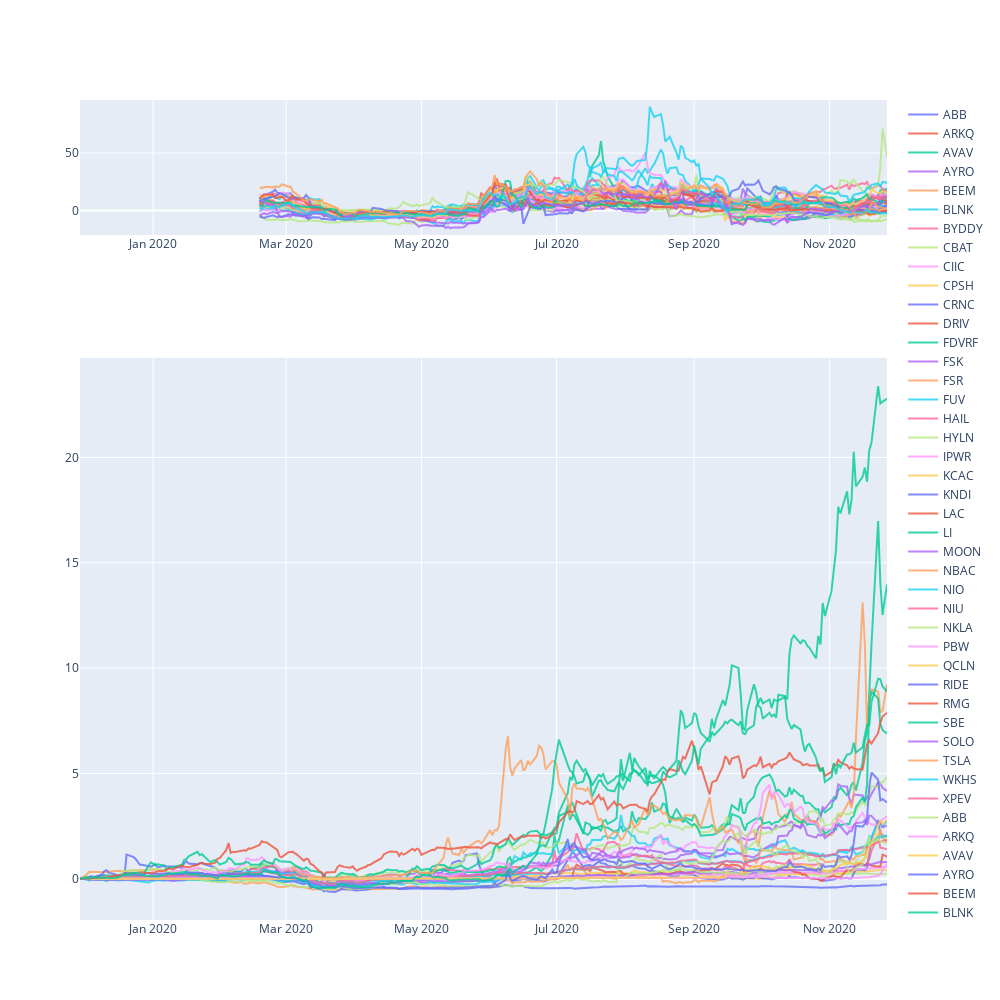

This figure's notebook cell:
### Code cell
retrun_df = df['RollingReturn']
std_df = df['RollingStd']
close_px = df['Return']
fig = make_subplots(specs=[[{"secondary_y": True}]])

fig = make_subplots(rows=2,cols=1,row_heights=[0.6, 2.5])
fig.update_layout( autosize=True,xaxis_rangeslider_visible=False,width=1000, height=1000)

for symbol in retrun_df.columns:
    fig.add_trace(go.Scatter(mode='lines', x=retrun_df.index, y=retrun_df[symbol]/std_df[symbol], name=symbol, opacity=0.8,
                                 line=dict()))


for symbol in retrun_df.columns:
    fig.add_trace(go.Scatter(mode='lines', x=retrun_df.index, y=close_px[symbol], name=symbol, opacity=0.8,
                                 line=dict()),row=2, col=1)



fig.show()

### Figure 1 — Plotly figure (JSON) as saved in the notebook; plotly's stock layout.template omitted (floating-point values rounded to 4 significant figures; data arrays with more than 128 entries replaced by an {"elided": "..."} marker saying what was removed)
{"data": [{"mode": "lines", "name": "ABB", "opacity": 0.8, "type": "scatter", "x": {"elided": "252 str values"}, "y": {"elided": "252 float values"}}, {"mode": "lines", "name": "ARKQ", "opacity": 0.8, "type": "scatter", "x": {"elided": "252 str values"}, "y": {"elided": "252 float values"}}, {"mode": "lines", "name": "AVAV", "opacity": 0.8, "type": "scatter", "x": {"elided": "252 str values"}, "y": {"elided": "252 float values"}}, {"mode": "lines", "name": "AYRO", "opacity": 0.8, "type": "scatter", "x": {"elided": "252 str values"}, "y": {"elided": "252 float values"}}, {"mode": "lines", "name": "BEEM", "opacity": 0.8, "type": "scatter", "x": {"elided": "252 str values"}, "y": {"elided": "252 float values"}}, {"mode": "lines", "name": "BLNK", "opacity": 0.8, "type": "scatter", "x": {"elided": "252 str values"}, "y": {"elided": "252 float values"}}, {"mode": "lines", "name": "BYDDY", "opacity": 0.8, "type": "scatter", "x": {"elided": "252 str values"}, "y": {"elided": "252 float values"}}, {"mode": "lines", "name": "CBAT", "opacity": 0.8, "type": "scatter", "x": {"elided": "252 str values"}, "y": {"elided": "252 float values"}}, {"mode": "lines", "name": "CIIC", "opacity": 0.8, "type": "scatter", "x": {"elided": "252 str values"}, "y": {"elided": "252 float values"}}, {"mode": "lines", "name": "CPSH", "opacity": 0.8, "type": "scatter", "x": {"elided": "252 str values"}, "y": {"elided": "252 float values"}}, {"mode": "lines", "name": "CRNC", "opacity": 0.8, "type": "scatter", "x": {"elided": "252 str values"}, "y": {"elided": "252 float values"}}, {"mode": "lines", "name": "DRIV", "opacity": 0.8, "type": "scatter", "x": {"elided": "252 str values"}, "y": {"elided": "252 float values"}}, {"mode": "lines", "name": "FDVRF", "opacity": 0.8, "type": "scatter", "x": {"elided": "252 str values"}, "y": {"elided": "252 float values"}}, {"mode": "lines", "name": "FSK", "opacity": 0.8, "type": "scatter", "x": {"elided": "252 str values"}, "y": {"elided": "252 float values"}}, {"mode": "lines", "name": "FSR", "opacity": 0.8, "type": "scatter", "x": {"elided": "252 str values"}, "y": {"elided": "252 float values"}}, {"mode": "lines", "name": "FUV", "opacity": 0.8, "type": "scatter", "x": {"elided": "252 str values"}, "y": {"elided": "252 float values"}}, {"mode": "lines", "name": "HAIL", "opacity": 0.8, "type": "scatter", "x": {"elided": "252 str values"}, "y": {"elided": "252 float values"}}, {"mode": "lines", "name": "HYLN", "opacity": 0.8, "type": "scatter", "x": {"elided": "252 str values"}, "y": {"elided": "252 float values"}}, {"mode": "lines", "name": "IPWR", "opacity": 0.8, "type": "scatter", "x": {"elided": "252 str values"}, "y": {"elided": "252 float values"}}, {"mode": "lines", "name": "KCAC", "opacity": 0.8, "type": "scatter", "x": {"elided": "252 str values"}, "y": {"elided": "252 float values"}}, {"mode": "lines", "name": "KNDI", "opacity": 0.8, "type": "scatter", "x": {"elided": "252 str values"}, "y": {"elided": "252 float values"}}, {"mode": "lines", "name": "LAC", "opacity": 0.8, "type": "scatter", "x": {"elided": "252 str values"}, "y": {"elided": "252 float values"}}, {"mode": "lines", "name": "LI", "opacity": 0.8, "type": "scatter", "x": {"elided": "252 str values"}, "y": {"elided": "252 float values"}}, {"mode": "lines", "name": "MOON", "opacity": 0.8, "type": "scatter", "x": {"elided": "252 str values"}, "y": {"elided": "252 null values"}}, {"mode": "lines", "name": "NBAC", "opacity": 0.8, "type": "scatter", "x": {"elided": "252 str values"}, "y": {"elided": "252 float values"}}, {"mode": "lines", "name": "NIO", "opacity": 0.8, "type": "scatter", "x": {"elided": "252 str values"}, "y": {"elided": "252 float values"}}, {"mode": "lines", "name": "NIU", "opacity": 0.8, "type": "scatter", "x": {"elided": "252 str values"}, "y": {"elided": "252 float values"}}, {"mode": "lines", "name": "NKLA", "opacity": 0.8, "type": "scatter", "x": {"elided": "252 str values"}, "y": {"elided": "252 float values"}}, {"mode": "lines", "name": "PBW", "opacity": 0.8, "type": "scatter", "x": {"elided": "252 str values"}, "y": {"elided": "252 float values"}}, {"mode": "lines", "name": "QCLN", "opacity": 0.8, "type": "scatter", "x": {"elided": "252 str values"}, "y": {"elided": "252 float values"}}, {"mode": "lines", "name": "RIDE", "opacity": 0.8, "type": "scatter", "x": {"elided": "252 str values"}, "y": {"elided": "252 float values"}}, {"mode": "lines", "name": "RMG", "opacity": 0.8, "type": "scatter", "x": {"elided": "252 str values"}, "y": {"elided": "252 float values"}}, {"mode": "lines", "name": "SBE", "opacity": 0.8, "type": "scatter", "x": {"elided": "252 str values"}, "y": {"elided": "252 float values"}}, {"mode": "lines", "name": "SOLO", "opacity": 0.8, "type": "scatter", "x": {"elided": "252 str values"}, "y": {"elided": "252 float values"}}, {"mode": "lines", "name": "TSLA", "opacity": 0.8, "type": "scatter", "x": {"elided": "252 str values"}, "y": {"elided": "252 float values"}}, {"mode": "lines", "name": "WKHS", "opacity": 0.8, "type": "scatter", "x": {"elided": "252 str values"}, "y": {"elided": "252 float values"}}, {"mode": "lines", "name": "XPEV", "opacity": 0.8, "type": "scatter", "x": {"elided": "252 str values"}, "y": {"elided": "252 float values"}}, {"mode": "lines", "name": "ABB", "opacity": 0.8, "type": "scatter", "x": {"elided": "252 str values"}, "xaxis": "x2", "y": {"elided": "252 float values"}, "yaxis": "y2"}, {"mode": "lines", "name": "ARKQ", "opacity": 0.8, "type": "scatter", "x": {"elided": "252 str values"}, "xaxis": "x2", "y": {"elided": "252 null values"}, "yaxis": "y2"}, {"mode": "lines", "name": "AVAV", "opacity": 0.8, "type": "scatter", "x": {"elided": "252 str values"}, "xaxis": "x2", "y": {"elided": "252 float values"}, "yaxis": "y2"}, {"mode": "lines", "name": "AYRO", "opacity": 0.8, "type": "scatter", "x": {"elided": "252 str values"}, "xaxis": "x2", "y": {"elided": "252 float values"}, "yaxis": "y2"}, {"mode": "lines", "name": "BEEM", "opacity": 0.8, "type": "scatter", "x": {"elided": "252 str values"}, "xaxis": "x2", "y": {"elided": "252 null values"}, "yaxis": "y2"}, {"mode": "lines", "name": "BLNK", "opacity": 0.8, "type": "scatter", "x": {"elided": "252 str values"}, "xaxis": "x2", "y": {"elided": "252 float values"}, "yaxis": "y2"}, {"mode": "lines", "name": "BYDDY", "opacity": 0.8, "type": "scatter", "x": {"elided": "252 str values"}, "xaxis": "x2", "y": {"elided": "252 float values"}, "yaxis": "y2"}, {"mode": "lines", "name": "CBAT", "opacity": 0.8, "type": "scatter", "x": {"elided": "252 str values"}, "xaxis": "x2", "y": {"elided": "252 float values"}, "yaxis": "y2"}, {"mode": "lines", "name": "CIIC", "opacity": 0.8, "type": "scatter", "x": {"elided": "252 str values"}, "xaxis": "x2", "y": {"elided": "252 null values"}, "yaxis": "y2"}, {"mode": "lines", "name": "CPSH", "opacity": 0.8, "type": "scatter", "x": {"elided": "252 str values"}, "xaxis": "x2", "y": {"elided": "252 float values"}, "yaxis": "y2"}, {"mode": "lines", "name": "CRNC", "opacity": 0.8, "type": "scatter", "x": {"elided": "252 str values"}, "xaxis": "x2", "y": {"elided": "252 float values"}, "yaxis": "y2"}, {"mode": "lines", "name": "DRIV", "opacity": 0.8, "type": "scatter", "x": {"elided": "252 str values"}, "xaxis": "x2", "y": {"elided": "252 float values"}, "yaxis": "y2"}, {"mode": "lines", "name": "FDVRF", "opacity": 0.8, "type": "scatter", "x": {"elided": "252 str values"}, "xaxis": "x2", "y": {"elided": "252 null values"}, "yaxis": "y2"}, {"mode": "lines", "name": "FSK", "opacity": 0.8, "type": "scatter", "x": {"elided": "252 str values"}, "xaxis": "x2", "y": {"elided": "252 float values"}, "yaxis": "y2"}, {"mode": "lines", "name": "FSR", "opacity": 0.8, "type": "scatter", "x": {"elided": "252 str values"}, "xaxis": "x2", "y": {"elided": "252 float values"}, "yaxis": "y2"}, {"mode": "lines", "name": "FUV", "opacity": 0.8, "type": "scatter", "x": {"elided": "252 str values"}, "xaxis": "x2", "y": {"elided": "252 float values"}, "yaxis": "y2"}, {"mode": "lines", "name": "HAIL", "opacity": 0.8, "type": "scatter", "x": {"elided": "252 str values"}, "xaxis": "x2", "y": {"elided": "252 float values"}, "yaxis": "y2"}, {"mode": "lines", "name": "HYLN", "opacity": 0.8, "type": "scatter", "x": {"elided": "252 str values"}, "xaxis": "x2", "y": {"elided": "252 null values"}, "yaxis": "y2"}, {"mode": "lines", "name": "IPWR", "opacity": 0.8, "type": "scatter", "x": {"elided": "252 str values"}, "xaxis": "x2", "y": {"elided": "252 float values"}, "yaxis": "y2"}, {"mode": "lines", "name": "KCAC", "opacity": 0.8, "type": "scatter", "x": {"elided": "252 str values"}, "xaxis": "x2", "y": {"elided": "252 null values"}, "yaxis": "y2"}, {"mode": "lines", "name": "KNDI", "opacity": 0.8, "type": "scatter", "x": {"elided": "252 str values"}, "xaxis": "x2", "y": {"elided": "252 float values"}, "yaxis": "y2"}, {"mode": "lines", "name": "LAC", "opacity": 0.8, "type": "scatter", "x": {"elided": "252 str values"}, "xaxis": "x2", "y": {"elided": "252 float values"}, "yaxis": "y2"}, {"mode": "lines", "name": "LI", "opacity": 0.8, "type": "scatter", "x": {"elided": "252 str values"}, "xaxis": "x2", "y": {"elided": "252 null values"}, "yaxis": "y2"}, {"mode": "lines", "name": "MOON", "opacity": 0.8, "type": "scatter", "x": {"elided": "252 str values"}, "xaxis": "x2", "y": {"elided": "252 null values"}, "yaxis": "y2"}, {"mode": "lines", "name": "NBAC", "opacity": 0.8, "type": "scatter", "x": {"elided": "252 str values"}, "xaxis": "x2", "y": {"elided": "252 null values"}, "yaxis": "y2"}, {"mode": "lines", "name": "NIO", "opacity": 0.8, "type": "scatter", "x": {"elided": "252 str values"}, "xaxis": "x2", "y": {"elided": "252 float values"}, "yaxis": "y2"}, {"mode": "lines", "name": "NIU", "opacity": 0.8, "type": "scatter", "x": {"elided": "252 str values"}, "xaxis": "x2", "y": {"elided": "252 float values"}, "yaxis": "y2"}, {"mode": "lines", "name": "NKLA", "opacity": 0.8, "type": "scatter", "x": {"elided": "252 str values"}, "xaxis": "x2", "y": {"elided": "252 float values"}, "yaxis": "y2"}, {"mode": "lines", "name": "PBW", "opacity": 0.8, "type": "scatter", "x": {"elided": "252 str values"}, "xaxis": "x2", "y": {"elided": "252 float values"}, "yaxis": "y2"}, {"mode": "lines", "name": "QCLN", "opacity": 0.8, "type": "scatter", "x": {"elided": "252 str values"}, "xaxis": "x2", "y": {"elided": "252 float values"}, "yaxis": "y2"}, {"mode": "lines", "name": "RIDE", "opacity": 0.8, "type": "scatter", "x": {"elided": "252 str values"}, "xaxis": "x2", "y": {"elided": "252 float values"}, "yaxis": "y2"}, {"mode": "lines", "name": "RMG", "opacity": 0.8, "type": "scatter", "x": {"elided": "252 str values"}, "xaxis": "x2", "y": {"elided": "252 float values"}, "yaxis": "y2"}, {"mode": "lines", "name": "SBE", "opacity": 0.8, "type": "scatter", "x": {"elided": "252 str values"}, "xaxis": "x2", "y": {"elided": "252 float values"}, "yaxis": "y2"}, {"mode": "lines", "name": "SOLO", "opacity": 0.8, "type": "scatter", "x": {"elided": "252 str values"}, "xaxis": "x2", "y": {"elided": "252 float values"}, "yaxis": "y2"}, {"mode": "lines", "name": "TSLA", "opacity": 0.8, "type": "scatter", "x": {"elided": "252 str values"}, "xaxis": "x2", "y": {"elided": "252 float values"}, "yaxis": "y2"}, {"mode": "lines", "name": "WKHS", "opacity": 0.8, "type": "scatter", "x": {"elided": "252 str values"}, "xaxis": "x2", "y": {"elided": "252 float values"}, "yaxis": "y2"}, {"mode": "lines", "name": "XPEV", "opacity": 0.8, "type": "scatter", "x": {"elided": "252 str values"}, "xaxis": "x2", "y": {"elided": "252 null values"}, "yaxis": "y2"}], "layout": {"autosize": true, "height": 1000, "width": 1000, "xaxis": {"anchor": "y", "domain": [0, 1], "rangeslider": {"visible": false}}, "xaxis2": {"anchor": "y2", "domain": [0, 1]}, "yaxis": {"anchor": "x", "domain": [0.8355, 1]}, "yaxis2": {"anchor": "x2", "domain": [0, 0.6855]}}}
